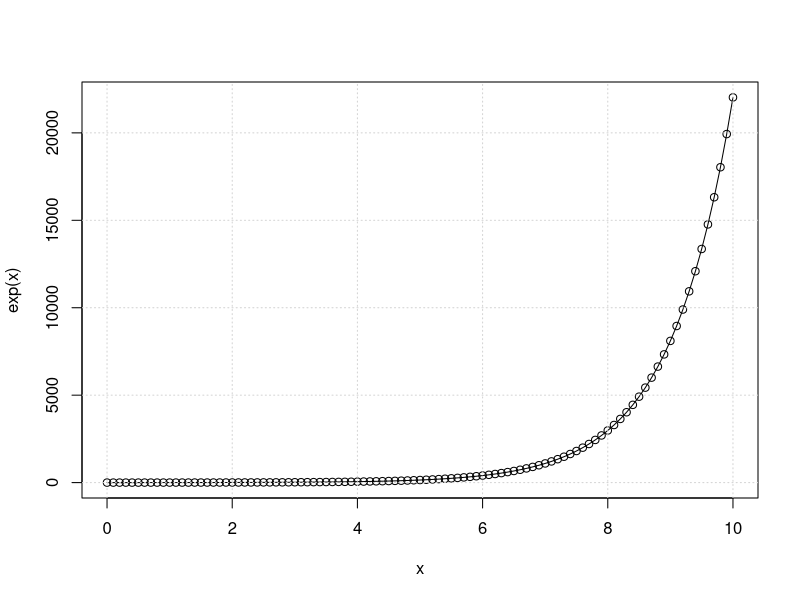
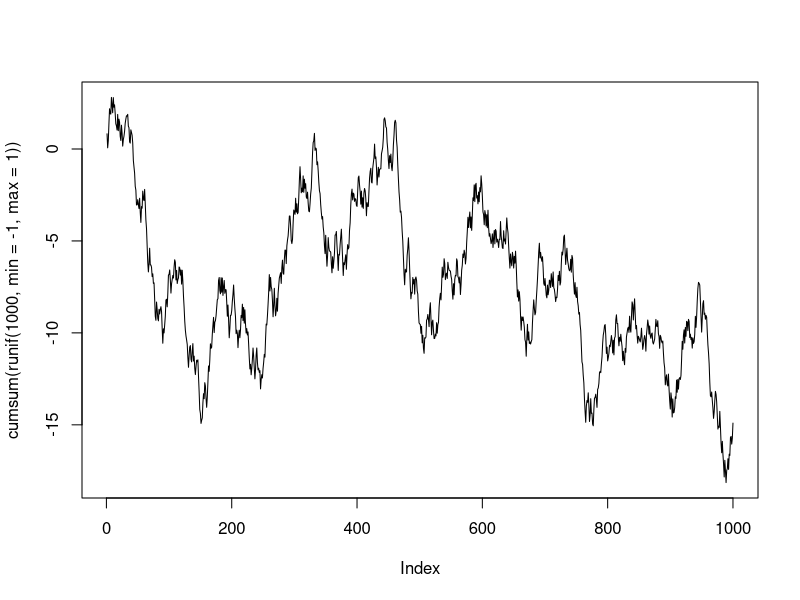
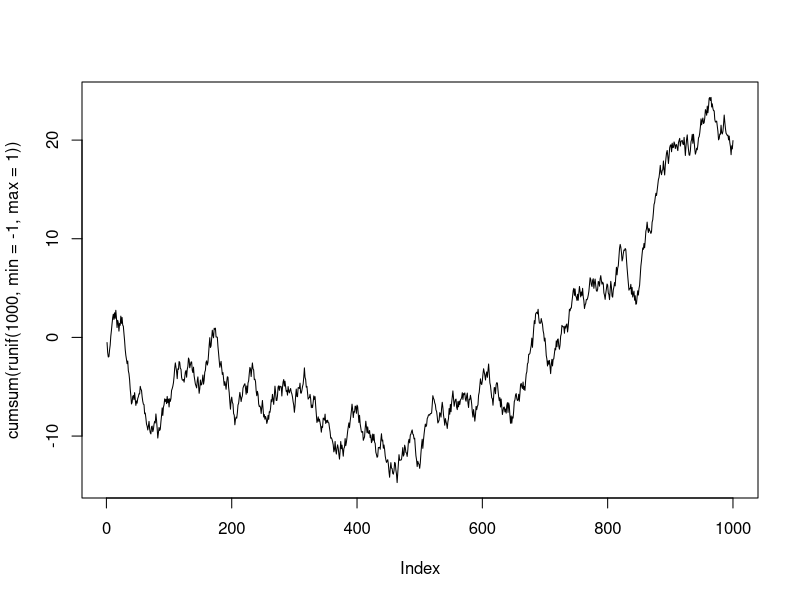

Write the R code that produced these figures, in order.
## ---- chunk 1
x <- seq(0, 10, 0.1)
plot(x, exp(x), type = "o")
grid()
## ---- chunk 2
plot(cumsum(runif(1000, min = -1, max = 1)), type = "l")
## ---- chunk 3
plot(cumsum(runif(1000, min = -1, max = 1)), type = "l")
